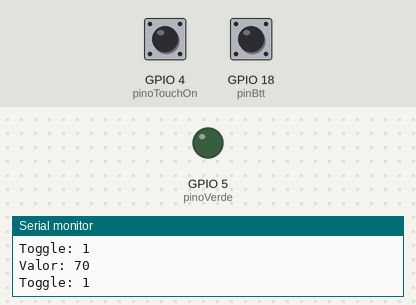
Bench run of a sketch on a simulated ESP32. Shown: output pins drawn as LEDs (lit = HIGH), the last lines printed to the serial monitor. The inputs (shaded band) are chosen by the test bench; at power-on: GPIO 4 (pinoTouchOn) HIGH, GPIO 18 (pinBtt) HIGH.

Above: at 2.2 s.
2.3 s: GPIO 4 (pinoTouchOn) pulled LOW for 0.15 s
At 2.37 s:
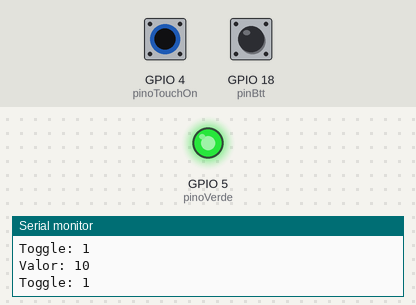
3.9 s: GPIO 4 (pinoTouchOn) pulled LOW for 3.2 s
At 8.2 s:
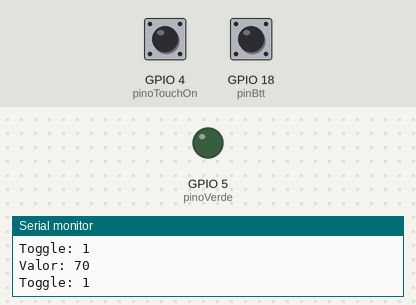
Timing chart, 0 to 9.7 s (numbered marks = the images above; inputs shaded):
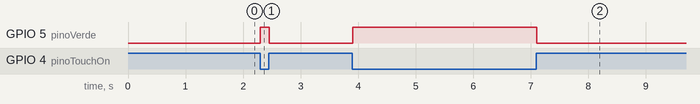

Measured:
- after the input at 2.3 s, GPIO 5 (pinoVerde): LOW → HIGH at once, → LOW 0.15 s later
- after the input at 3.9 s, GPIO 5 (pinoVerde): LOW → HIGH at once, → LOW 3.2 s later

The sketch:

touch_btt.ino
```cpp
int pinBtt = 18;
int pinoVerde = 5;
int pinoTouchOn = 4;
int capacitanciaMaxima = 30;

void setup()
{
   Serial.begin(115200);
   delay(1000);
   pinMode(pinoVerde, OUTPUT);
   pinMode(pinBtt, INPUT_PULLUP);
}

void loop()
{
  Serial.print("Valor: ");
  Serial.println(touchRead(pinoTouchOn));
  bool toggle = false;

  if(digitalRead(pinBtt) == HIGH) {
    toggle = true;
  }

  Serial.print("Toggle: ");
  Serial.println(toggle);

  int media = 0;

  for(int i=0; i< 100; i++)
  {
    media += touchRead(pinoTouchOn);
  }

  media = media / 100;

  if(media < capacitanciaMaxima && !toggle)
  {
    digitalWrite(pinoVerde, !digitalRead(pinoVerde));
    while(media < capacitanciaMaxima) {
      delay(10);

      int soma = 0;

      for(int i=0; i< 100; i++)
      {
        soma += touchRead(pinoTouchOn);
      }

      media = soma / 100;
    }
  }

  if(media < capacitanciaMaxima && toggle)
  {
    digitalWrite(pinoVerde, HIGH);
    while(media < capacitanciaMaxima) {
      delay(10);

      int soma = 0;

      for(int i=0; i< 100; i++)
      {
        soma += touchRead(pinoTouchOn);
      }

      media = soma / 100;
    }
    digitalWrite(pinoVerde, LOW);
  }

  delay(10);
}
```
